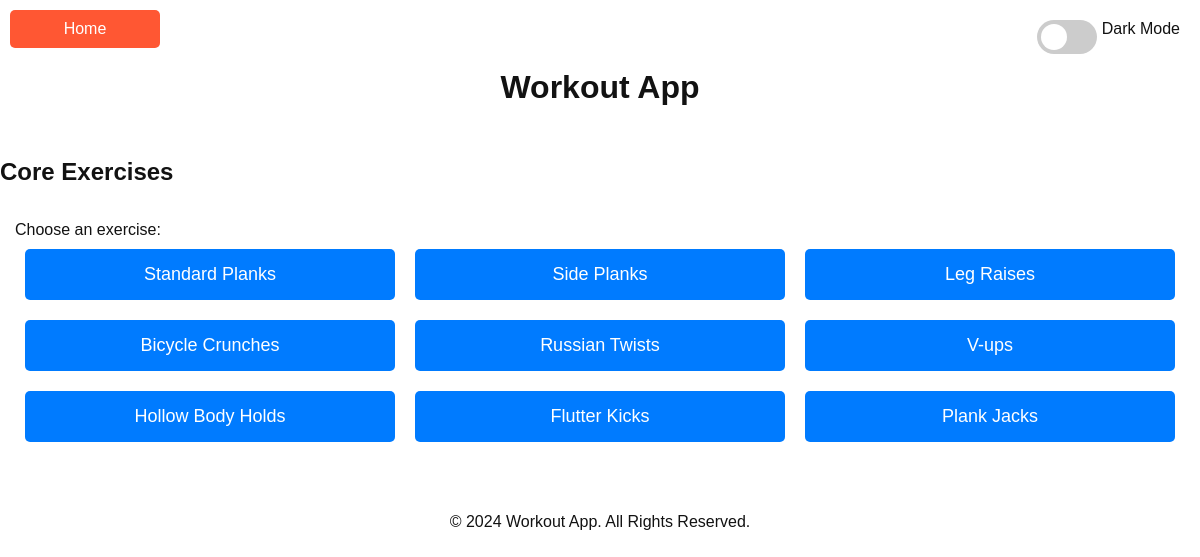
Page /core on the committed database.
### tables this page shows
CREATE TABLE exercises (    id INTEGER PRIMARY KEY AUTOINCREMENT,    exercise_name TEXT NOT NULL,    muscle_group TEXT,    description TEXT,    youtube_link TEXT);

### app.py (the view)
@app.route("/core")
def core():
    return get("core")

### app.py (called while the page is built)
def get(muscle_group):
    exercise_names = db.execute(
        "SELECT exercise_name FROM exercises WHERE muscle_group = ?", muscle_group)
    names = [row["exercise_name"] for row in exercise_names]
    return render_template(f"{muscle_group}.html", names=names)

### templates/core.html
{% extends 'layout.html' %}
{% block content %}
    <h2>Core Exercises</h2>
    <nav>
        <form method="POST" action="/fetch">
            <label for="exercise">Choose an exercise:</label>
            <div class="button-container">
                {% for name in names %}
                    <button class="button-link" type="submit" name="exercise" value="{{ name }}">{{ name }}</button>
                {% endfor %}
            </div>
        </form>
    </nav>
{% endblock %}

### static/css/styles.css (style rules this page uses)
body { margin: 0; font-family: Arial, sans-serif; transition: background-color 0.5s, color 0.5s; }
.light-theme { background-color: #ffffff; color: #121212; }
nav { display: flex; flex-wrap: wrap; justify-content: center; margin: 20px 0; }
nav form { margin: 15px; }
button { padding: 15px 30px; font-size: 18px; background-color: #007BFF; color: white; border: none; border-radius: 5px; cursor: pointer; transition: background-color 0.3s; min-width: 150px; }
.button-container { display: flex; justify-content: center; flex-wrap: wrap; }
.button-link { padding: 15px 30px; font-size: 18px; background-color: #007BFF; color: white; border: none; border-radius: 5px; cursor: pointer; transition: background-color 0.3s; min-width: calc(100% / 3 - 20px); margin: 10px; }

### rows in the picture
exercises: exercise_name "Standard Planks"
exercises: exercise_name "Side Planks"
exercises: exercise_name "Leg Raises"
exercises: exercise_name "Bicycle Crunches"
exercises: exercise_name "Russian Twists"
exercises: exercise_name "V-ups"
exercises: exercise_name "Hollow Body Holds"
exercises: exercise_name "Flutter Kicks"
exercises: exercise_name "Plank Jacks"
